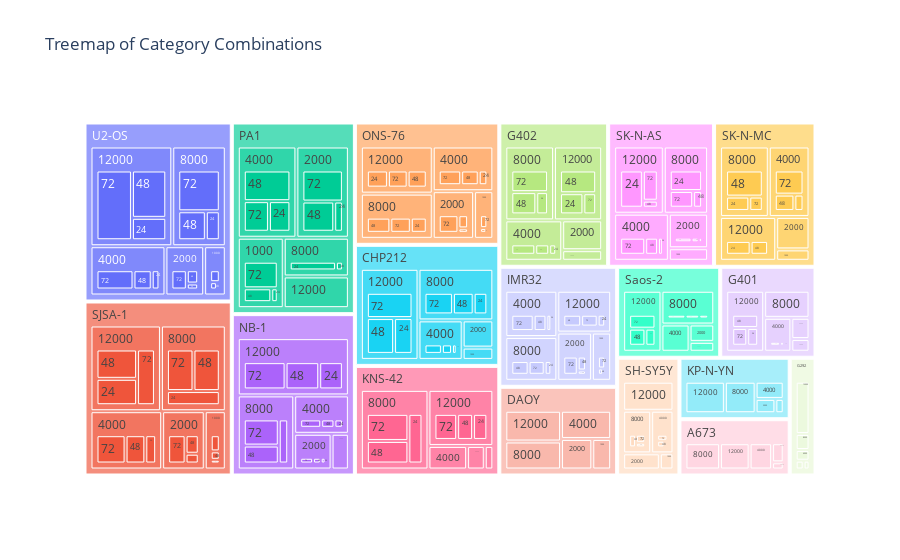

Notebook source saved alongside this figure:
### Markdown cell above
# Treemap Cell Count Figures

### Code cell
cellcountdf = (
    round1df[["Metadata_cell_line", "Metadata_seeding_density", "Metadata_time_point"]]
    .value_counts()
    .reset_index(name="count")
)

fig = px.treemap(
    cellcountdf,
    path=["Metadata_cell_line", "Metadata_seeding_density", "Metadata_time_point"],
    values="count",
    title="Treemap of Category Combinations",
)

fig.show()
fig.write_image(static_figure_path / "cell_count_treemap.png", width=2000, height=1200)
fig.write_html(
    int_figure_path / "cell_count_treemap.html",
    full_html=True,
    include_plotlyjs="embed",
)

### Figure 1 — Plotly figure (JSON) as saved in the notebook; plotly's stock layout.template omitted (floating-point values rounded to 4 significant figures; data arrays with more than 128 entries replaced by an {"elided": "..."} marker saying what was removed)
{"data": [{"branchvalues": "total", "domain": {"x": [0.0, 1.0], "y": [0.0, 1.0]}, "hovertemplate": "labels=%{label}<br>count=%{value}<br>parent=%{parent}<br>id=%{id}<extra></extra>", "ids": {"elided": "375 str values"}, "labels": {"elided": "375 str values"}, "name": "", "parents": {"elided": "375 str values"}, "type": "treemap", "values": {"elided": "375 float values"}}], "layout": {"legend": {"tracegroupgap": 0}, "title": {"text": "Treemap of Category Combinations"}}}
